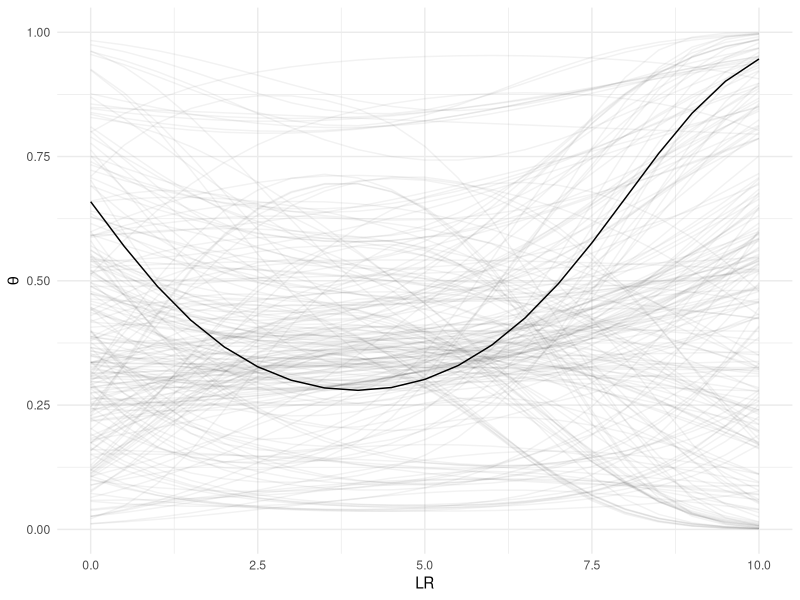

The R source for this figure:
library(here)
library(dplyr)
library(ggplot2)
library(cowplot)
library(stringr)
library(tidyr)
library(purrr)

results <- read.csv(here("results", "aggregated", "curini", "1.csv"))

plot_a <- results |>
    arrange(Estimate) |>
    mutate(
        specifications = 1:nrow(results),
        color = case_when(
            Q2.5 > 0 ~ "green",
            Q97.5 < 0 ~ "#377eb8",
            is.na(Estimate) ~ "#e41a1c",
            TRUE ~ "darkgrey"
        )
    ) |>
    ggplot(aes(
        x = specifications,
        y = Estimate,
        ymin = Q2.5,
        ymax = Q97.5,
        color = color
    )) +
    geom_point(aes(color = color), size = 1) +
    theme_minimal() +
    scale_color_identity() +
    theme(
        strip.text = element_blank(),
        axis.line = element_line("black", linewidth = .5),
        legend.position = "none",
        panel.spacing = unit(0.75, "lines"),
        axis.text = element_text(colour = "black")
    ) +
    labs(x = "", y = "Median [95% Cr. I.]") +
    geom_pointrange(alpha = 0.5, size = 0.6, fatten = 1) +
    geom_hline(yintercept = 0, colour = "black", linetype = "dotted")

value <- key <- NULL
choices = c("Tok. Norm.", "Stopword Rem.", "Trim.", "Alt. Model", "k", "Iter.")

# Todo: Panel B of the entire plot still displays k and iteration settings as
# 1, 2, 3. I suppose that this should actually display the actual values used.
plot_b <- results |>
    arrange(Estimate) |>
    mutate(
        specifications = 1:nrow(results),
        color = case_when(
            Q2.5 > 0 ~ "green",
            Q97.5 < 0 ~ "#377eb8",
            is.na(Estimate) ~ "#e41a1c",
            TRUE ~ "darkgrey"
        )
    ) |>
    mutate(
        token_normalization = case_when(
            str_equal(token_normalization, "none") ~ "None",
            str_equal(token_normalization, "lemmatization") ~ "Lemma",
            str_equal(token_normalization, "stemming") ~ "Stem"
        ),
        stopword_removal = case_when(
            stopword_removal ~ "Yes",
            !stopword_removal ~ "No"
        ),
        trimming = case_when(
            trimming ~ "Yes",
            !trimming ~ "No"
        ),
        alternative_model = case_when(
            alternative_model ~ "Yes",
            !alternative_model ~ "No"
        )
    ) |>
    rename(
        "Tok. Norm." = token_normalization,
        "Stopword Rem." = stopword_removal,
        "Trim." = trimming,
        "Alt. Model" = alternative_model,
        "k" = k_setting,
        "Iter." = iteration_setting
    ) |>
    gather(key, value, all_of(choices)) |>
    mutate(key = factor(key, levels = choices)) |>
    ggplot(aes(x = specifications, y = value, color = color)) +
    geom_point(aes(x = specifications, y = value), shape = 124, size = 3.35) +
    scale_color_identity() +
    theme_minimal() +
    facet_grid(key ~ 1, scales = "free_y", space = "free_y") +
    theme(
        axis.line = element_line("black", linewidth = 0.5),
        legend.position = "none",
        panel.spacing = unit(0.75, "lines"),
        axis.text = element_text(colour = "black"),
        strip.text.x = element_blank(),
        strip.text.y = element_text(angle = 0)
    ) +
    labs(x = "", y = "")

plot <- plot_grid(
    plot_a,
    plot_b,
    labels = c("A", "B"),
    align = "v",
    axis = "rbl",
    rel_heights = c(2, 3),
    ncol = 1
)

## conditional effect plot

condit_effect <- read.csv(here::here(
    "results",
    "aggregated",
    "curini",
    "condit_1.csv"
))

## find out currini's setting
curini_setting <- list()
curini_setting$token_normalization <- "stemming"
curini_setting$stopword_removal <- TRUE
curini_setting$trimming <- FALSE
curini_setting$alternative_model <- FALSE
curini_setting$k_setting <- 1
curini_setting$iteration_setting <- 1

curini_hash <- rlang::hash(curini_setting)

## curini_hash %in% condit_effect$hash

condit_effect |>
    ggplot(aes(x = LR, y = pred_multi100, group = hash)) +
    geom_line(alpha = 0.05) +
    geom_line(data = condit_effect[condit_effect$hash == curini_hash, ]) +
    xlab("LR") +
    ylab(expression(theta)) +
    theme_minimal()
